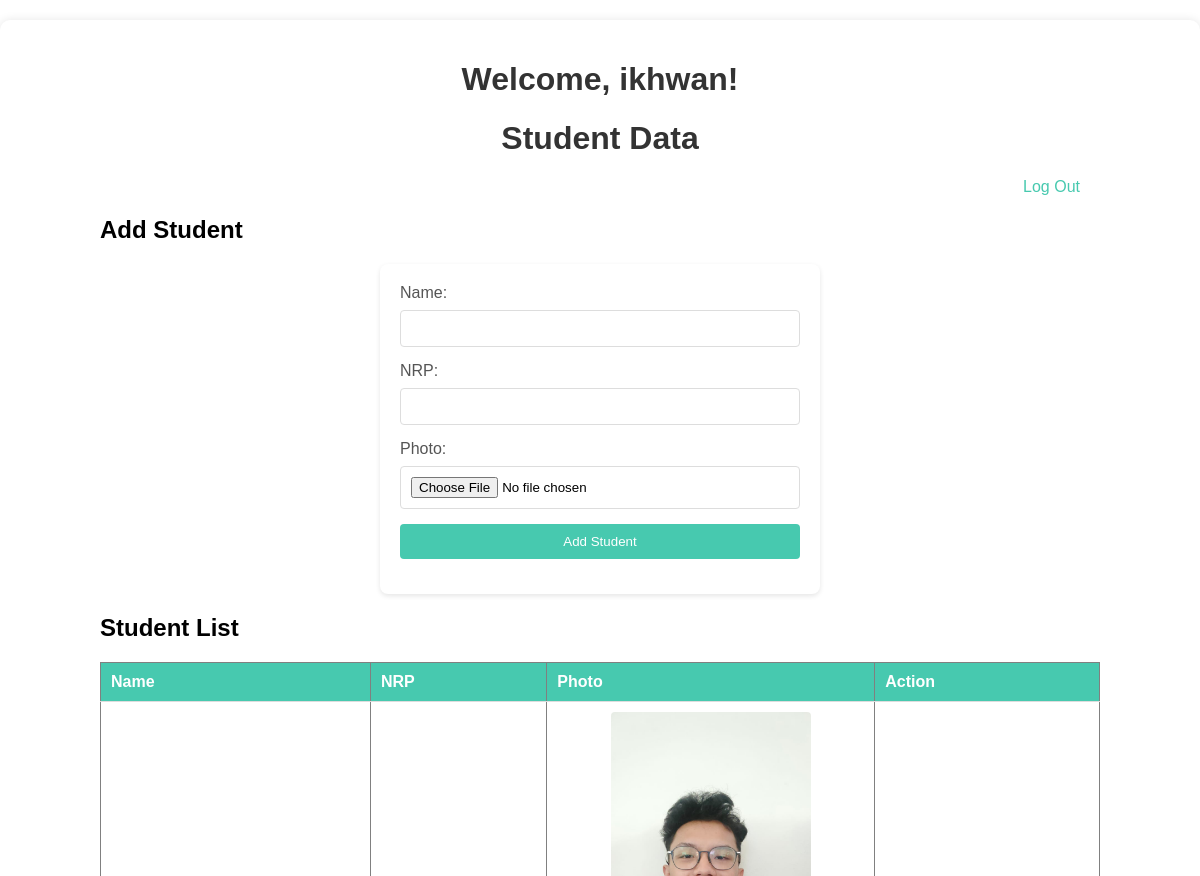
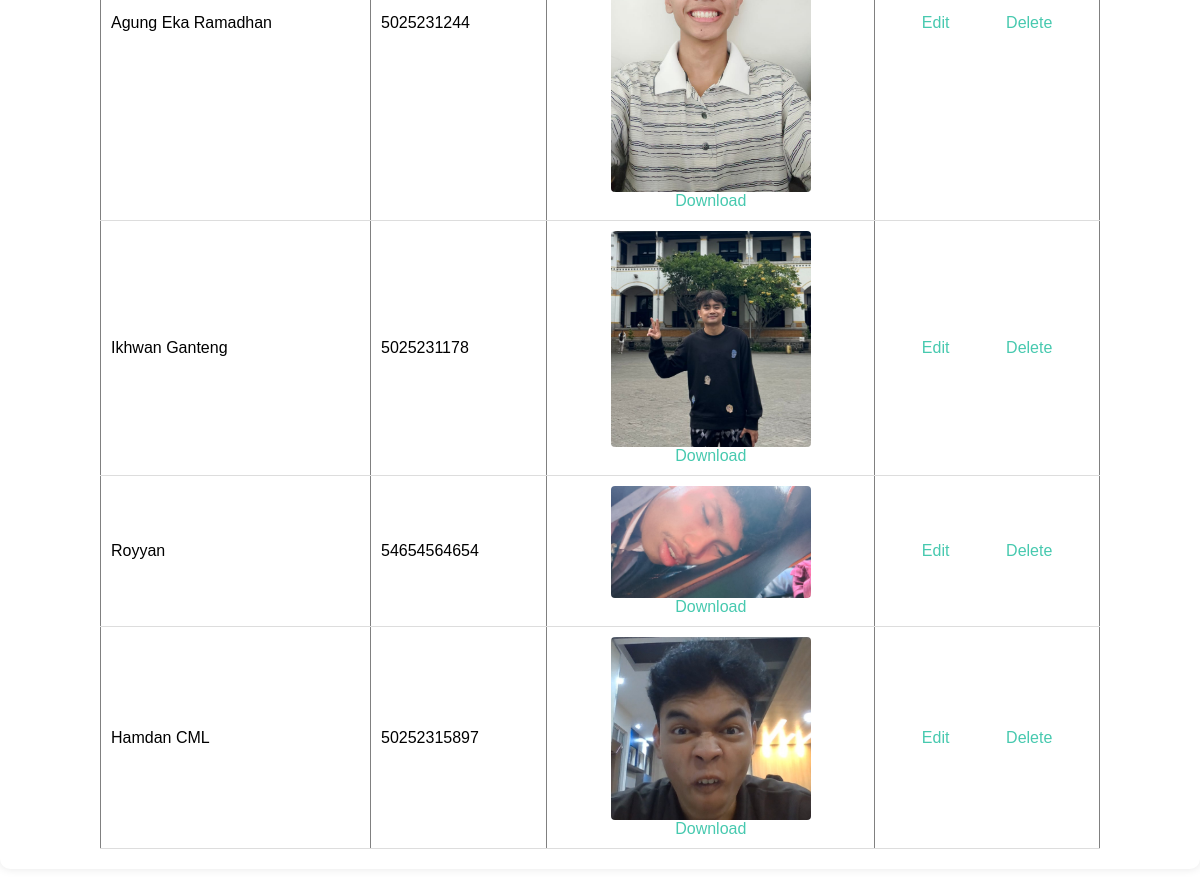
The app's page /home.php (signed in) with its own data (2 pictures, top to bottom).
### tables this page shows
CREATE TABLE `mahasiswa` (
  `id` int(11) NOT NULL,
  `nama` varchar(100) NOT NULL,
  `nrp` varchar(20) NOT NULL,
  `foto` varchar(255) DEFAULT NULL,
  `created_at` timestamp NOT NULL DEFAULT current_timestamp()
);

### home.php (the view, shortened to what this page needs)
<?php
$username = $_SESSION['username'];
$servername = "localhost";
$db_username = "root";
$password = "";
$dbname = "mahasiswa_db";
$conn = new mysqli($servername, $db_username, $password, $dbname);
$sql = "SELECT * FROM mahasiswa";
$result = $conn->query($sql);
?>
<!DOCTYPE html>
<html lang="en">
<head>
    <link rel="stylesheet" href="style2.css">
</head>
<body>
    <h1>Welcome, <?php echo htmlspecialchars($username); ?>!</h1>
    <h1>Student Data</h1>
    <div style="text-align: right; margin-right: 20px;">
        <a href="logout.php" style="text-decoration: none; color: #47c9af;">Log Out</a>
    </div>
    <h2>Add Student</h2>
    <form action="home.php" method="post" enctype="multipart/form-data">
        <label>Name:</label>
        <input type="text" name="nama" required><br>
        <label>NRP:</label>
        <input type="text" name="nrp" required><br>
        <label>Photo:</label>
        <input type="file" name="foto" required><br>
        <button type="submit" name="add_mahasiswa">Add Student</button>
    </form>
    <h2>Student List</h2>
    <table border="1">
        <tr>
            <th>Name</th>
            <th>NRP</th>
            <th>Photo</th>
            <th>Action</th>
        </tr>
        <?php while($row = $result->fetch_assoc()): ?>
            <tr>
                <td><?php echo htmlspecialchars($row['nama']); ?></td>
                <td><?php echo htmlspecialchars($row['nrp']); ?></td>
                <td style="text-align: center;">
                    <?php if ($row['foto']): ?>
                        <img src="uploads/<?php echo htmlspecialchars($row['foto']); ?>" alt="Student Photo" style="width: 200px; height: auto; border-radius: 4px">
                        <a href="uploads/<?php echo htmlspecialchars($row['foto']); ?>" download>Download</a>
                    <?php else: ?>
                        No Photo
                    <?php endif; ?>
                </td>
                <td style="text-align: center;">
                    <a href="home.php?edit_id=<?php echo $row['id']; ?>">Edit</a>
                    <a href="home.php?delete_id=<?php echo $row['id']; ?>" onclick="return confirm('Are you sure you want to delete this data?')">Delete</a>
                </td>
            </tr>
        <?php endwhile; ?>
    </table>
</body>
</html>

### style2.css (style rules this page uses)
html { background-image: url('images/background.jpg'); background-size: cover; background-position: center; }
body { margin: 0; padding: 20px 100px; font-family: Arial, sans-serif; background-color: #ffffff; box-shadow: 0px 0px 10px rgba(0, 0, 0, 0.1); max-width: 1200px; margin: 20px auto; border-radius: 10px; }
h1 { text-align: center; color: #333; }
form { background-color: #ffffff; padding: 20px; border-radius: 8px; box-shadow: 0 2px 5px rgba(0, 0, 0, 0.1); margin: 20px auto; max-width: 400px; }
label { display: block; margin-bottom: 8px; color: #555; }
input[type="text"], input[type="file"], button { width: 100%; padding: 10px; margin-bottom: 15px; border: 1px solid #ddd; border-radius: 4px; box-sizing: border-box; }
button { background-color: #47c9af; color: white; border: none; cursor: pointer; }
table { width: 100%; border-collapse: collapse; margin-top: 20px; }
th, td { padding: 10px; text-align: left; border-bottom: 1px solid #ddd; }
th { background-color: #47c9af; color: white; }
td img { border-radius: 4px; border-radius: 4px; display: block; margin: 0 auto; }
a { color: #47c9af; text-decoration: none; }
td a:first-child { margin-right: 30px; display: inline-block; }

### records on screen
mahasiswa: nama "Agung Eka Ramadhan", nrp "5025231244", foto (picture)
mahasiswa: nama "Ikhwan Ganteng", nrp "5025231178", foto (picture)
mahasiswa: nama "Royyan", nrp "54654564654", foto (picture)
mahasiswa: nama "Hamdan CML", nrp "50252315897", foto (picture)

### other values on screen
$username "ikhwan"
